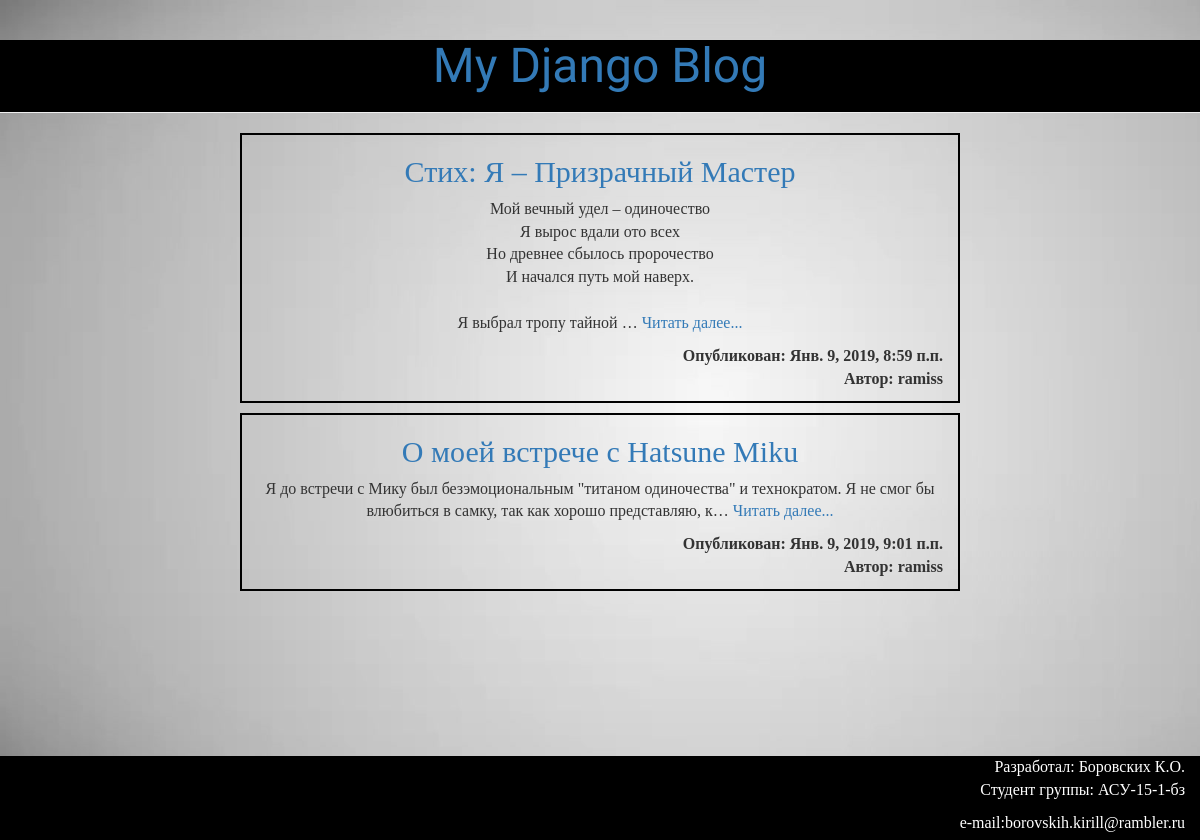
Before: / with the older database file.
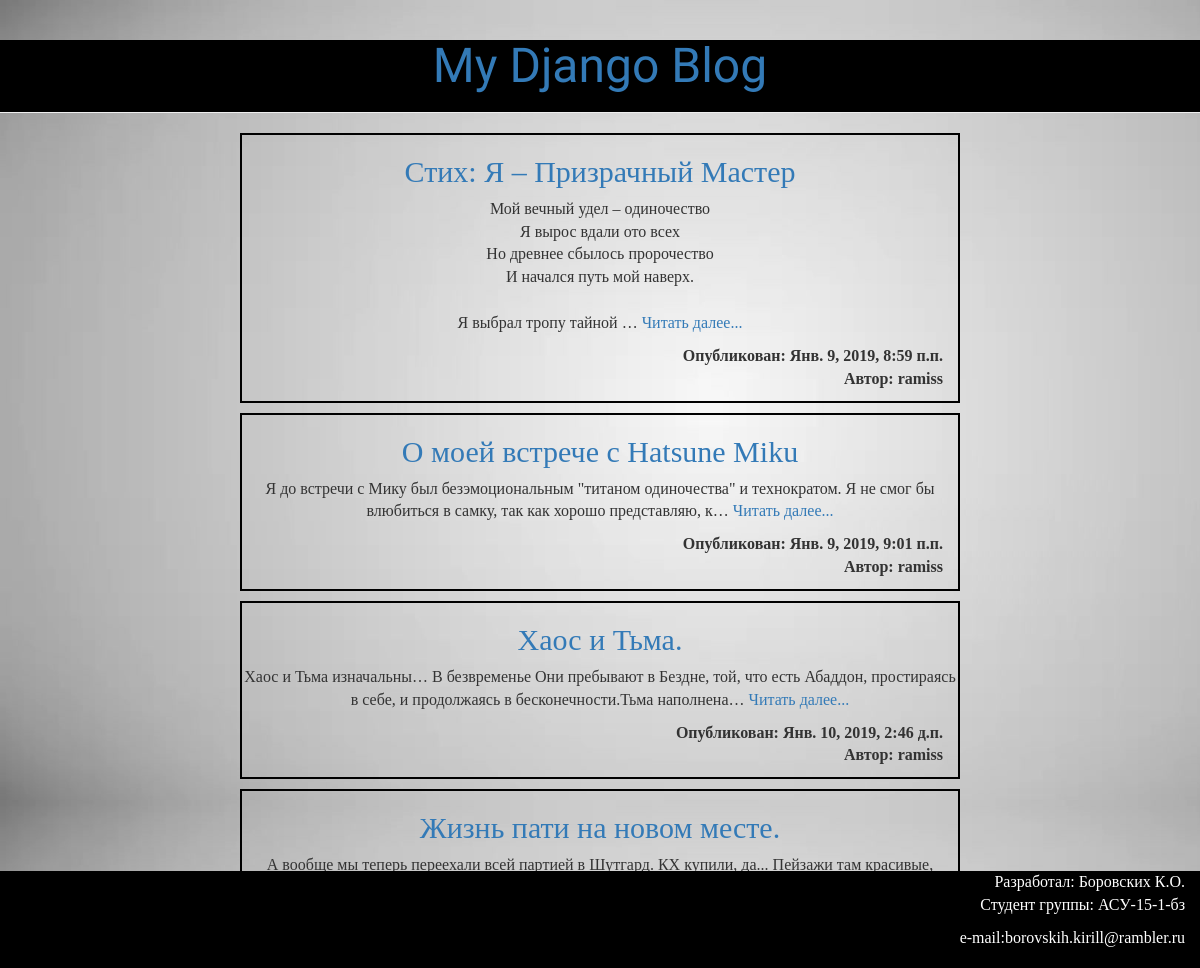
After: the same page with the newer database file.
### blog/models.py (models this page shows, shortened)
class Post(models.Model):
    author = models.ForeignKey('auth.User', on_delete=models.CASCADE)
    title = models.CharField(max_length=200)
    text = models.TextField()
    created_date = models.DateTimeField(
            default=timezone.now)
    published_date = models.DateTimeField(
            blank=True, null=True)

### blog/views.py (the view)
# urls.py: url(r'^$', views.post_list, name='post_list'),
def post_list(request):
    posts = Post.objects.filter(published_date__lte=timezone.now()).order_by('published_date')
    return render(request, 'blog/post_list.html', {'posts': posts})

### blog/templates/blog/post_list.html
{% extends 'blog/base.html' %}
{% block content %}
    {% for post in posts %}
        <div class="post">
            <h2><a href="{% url 'post_detail' pk=post.pk %}">{{ post.title }}</a></h2>
            <p>{{ post.text|linebreaksbr|truncatechars:150 }} <a href="{% url 'post_detail' pk=post.pk %}"> Читать далее...</a></p>
            <p class="published"><strong>Опубликован: {{ post.published_date }} <br> Автор: {{ post.author }}</strong></p>
        </div>
    {% endfor %}
{% endblock %}

### blog/templates/blog/base.html (shortened to what this page needs)
{% load static %}
<!DOCTYPE html>
<html lang="en">
<head>
  <link rel="stylesheet" href="//maxcdn.bootstrapcdn.com/bootstrap/3.2.0/css/bootstrap.min.css">
  <link rel="stylesheet" href="//maxcdn.bootstrapcdn.com/bootstrap/3.2.0/css/bootstrap-theme.min.css">
  <link rel="stylesheet" href="{% static 'css/blog.css' %}">
</head>
<body>
<div class="page">
        <div class="page-header">
                <h1><a href="/">My Django Blog</a></h1>
        </div>
        <div class="content">
        {% block content %}
        {% endblock %}
        </div>
        <div class="page-footer">
                <p class="inscription-footer">Разработал: Боровских К.О.<br>
                Студент группы: АСУ-15-1-бз</p>
                <p class="inscription-footer">e-mail:borovskih.kirill@rambler.ru</p>
        </div>
</div>
</body>
</html>

### blog/static/css/blog.css (style rules this page uses)
html { height: 100%; }
body { padding-left: 0px; padding-top: 0px; margin: 0; height: 100%; background: url(/static/images/fon2.jpg); background-size: cover; background-color: #c7b39b; font-family: Times New Roman; font-size: 16px; }
.page { margin: 0 auto; width: 100%; height: 100%; min-height:100% }
.page-header { background-color: rgb(0, 0, 0); text-align: center; }
.page-header h1 { color: rgb(255, 255, 255); font-family: 'Lobster'; font-size: 36pt; text-decoration: none; }
.content { margin: 0 20%; height: auto; width: 60%; margin-bottom: 9%; }
.post { border: 2px solid rgb(0, 0, 0); text-align: center; margin-block-end: 10px; }
.page-footer { background: rgb(0, 0, 0); height: 10%; position: fixed; left: 0; bottom: 0; width: 100%; }
.inscription-footer { text-align: right; color: rgb(255, 255, 255); margin-right: 15px; }
.published { text-align: right; margin-right: 15px; }

Changed rows visible on the page:
added Post: title "Хаос и Тьма.", text "Хаос и Тьма изначальны… В безвременье Они пребывают в Бездне, той, что есть Абаддон, простираясь в себе, и продолжаясь в бесконечности.Тьма наполнена…", published_date "Янв. 10, 2019, 2:46 д.п.", author "ramiss"
added Post: title "Жизнь пати на новом месте.", text "А вообще мы теперь переехали всей партией в Шутгард. КХ купили, да... Пейзажи там красивые,…"
